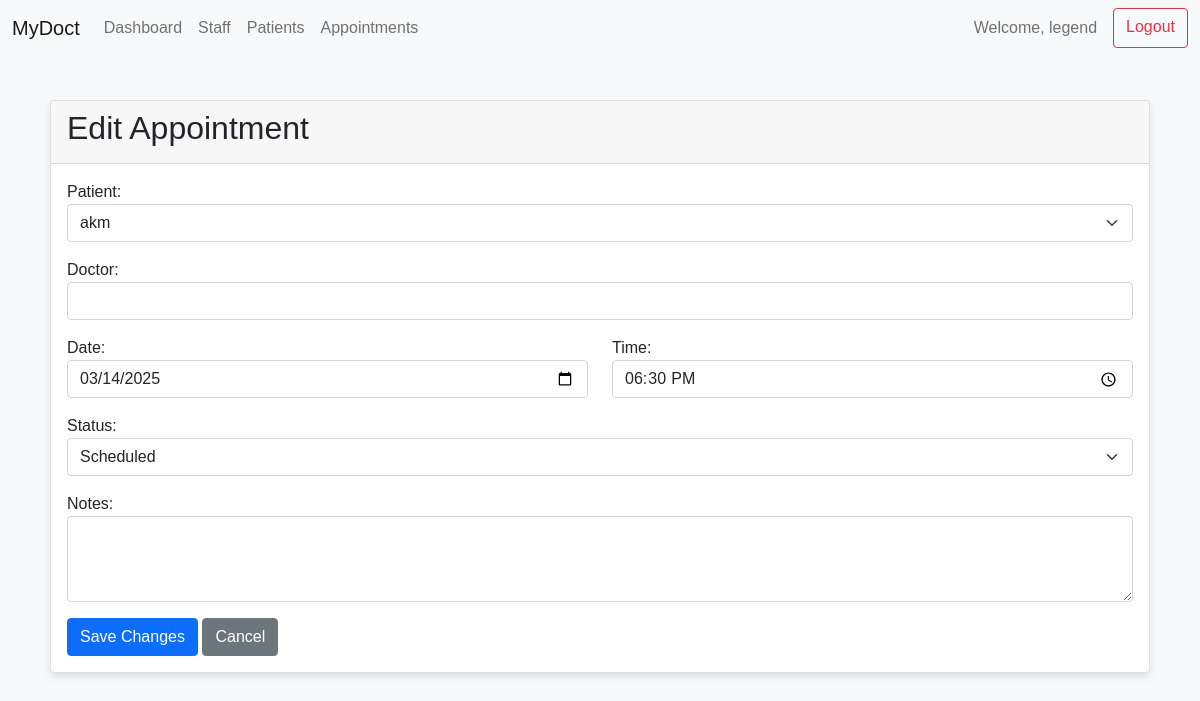
The app's page /appointments/edit/10/ (signed in) with its own data.
### app/models.py (models this page shows, shortened)
class Doctor(AbstractUser, PermissionsMixin):
    username = models.CharField(max_length=150, unique=True, default='')
    name = models.CharField(max_length=100)
    email = models.EmailField(unique=True)
    specialization = models.CharField(max_length=100)
    specification = models.TextField(blank=True, help_text="Additional details about the staff member")
    is_active = models.BooleanField(default=True)
    is_staff = models.BooleanField(default=False)
    is_superuser = models.BooleanField(default=False)
    USERNAME_FIELD = 'username'
    REQUIRED_FIELDS = ['name', 'email']
    objects = DoctorManager()

class Appointment(models.Model):
    doctor = models.ForeignKey(Doctor, on_delete=models.CASCADE)
    patient = models.ForeignKey(Patient, on_delete=models.CASCADE)
    date = models.DateField()
    time = models.TimeField()
    STATUS_CHOICES = [
        ('S', 'Scheduled'),
        ('C', 'Completed'),
        ('M', 'Missed'),
    ]
    status = models.CharField(max_length=1, choices=STATUS_CHOICES, default='S')
    notes = models.TextField(blank=True)

### app/views.py (the view)
# urls.py: path('appointments/edit/<int:appointment_id>/', views.edit_appointment, name='edit_appointment'),
@login_required
def edit_appointment(request, appointment_id):
    if request.user.is_superuser:
        appointment = get_object_or_404(Appointment, id=appointment_id)
    else:
        appointment = get_object_or_404(Appointment, id=appointment_id, doctor=request.user)
    if request.method == 'POST':
        form = AppointmentForm(request.POST, instance=appointment)
        if form.is_valid():
            form.save()
            return redirect('manage_appointments')
    else:
        form = AppointmentForm(instance=appointment)
    doctors = Doctor.objects.filter(is_staff=False, specialization__isnull=False)  # Filter to show only doctors
    return render(request, 'edit_appointment.html', {
        'doctors': doctors,  # Pass the list of doctors to the template
        'form': form,
        'appointment': appointment
    })

### app/forms.py
class AppointmentForm(forms.ModelForm):
    class Meta:
        model = Appointment
        fields = ['doctor', 'patient', 'date', 'time', 'status', 'notes']
        widgets = {
            'doctor': forms.Select(attrs={'class': 'form-select'}),
            'patient': forms.Select(attrs={'class': 'form-select'}),
            'date': forms.DateInput(attrs={'class': 'form-control', 'type': 'date'}),
            'time': forms.TimeInput(attrs={'class': 'form-control', 'type': 'time'}),
            'status': forms.Select(attrs={'class': 'form-select'}),
            'notes': forms.Textarea(attrs={'class': 'form-control', 'rows': 3}),
        }

### app/models.py (called while the page is built)
    def __str__(self):
        return self.name

### templates/edit_appointment.html (shortened to what this page needs)
{% extends 'base.html' %}
{% block content %}
<div class="card">
    <div class="card-header">
        <h2>Edit Appointment</h2>
    </div>
    <div class="card-body">
        <form method="post">
            <div class="mb-3">
                {{ form.patient.label_tag }}
                {{ form.patient }}
            </div>
            <div class="mb-3">
                {{ form.doctor.label_tag }}
                <select name="doctor" class="form-control">
                </select>
            </div>
            <div class="row mb-3">
                <div class="col">
                    {{ form.date.label_tag }}
                    {{ form.date }}
                </div>
                <div class="col">
                    {{ form.time.label_tag }}
                    {{ form.time }}
                </div>
            </div>
            <div class="mb-3">
                {{ form.status.label_tag }}
                {{ form.status }}
            </div>
            <div class="mb-3">
                {{ form.notes.label_tag }}
                {{ form.notes }}
            </div>
            <button type="submit" class="btn btn-primary">Save Changes</button>
            <a href="{% url 'manage_appointments' %}" class="btn btn-secondary">Cancel</a>
        </form>
    </div>
</div>
{% endblock %}

### templates/base.html (shortened to what this page needs)
<!DOCTYPE html>
<html lang="en">
<head>
    <link href="https://cdn.jsdelivr.net/npm/bootstrap@5.1.3/dist/css/bootstrap.min.css" rel="stylesheet">
    {% load static %}
    <link rel="stylesheet" href="{% static 'styles.css' %}">
</head>
<body>
    {% if user.is_authenticated %}
    <nav class="navbar navbar-expand-lg navbar-light bg-light">
        <div class="container-fluid">
            <a class="navbar-brand" href="{% url 'dashboard' %}">MyDoct</a>
            <div class="collapse navbar-collapse" id="navbarNav">
                <ul class="navbar-nav me-auto mb-2 mb-lg-0">
                    <li class="nav-item">
                        <a class="nav-link" href="{% url 'dashboard' %}">Dashboard</a>
                    </li>
                    {% if user.is_superuser %}
                    <li class="nav-item">
                        <a class="nav-link" href="{% url 'list_staff' %}">Staff</a>
                    </li>
                    {% endif %}
                    {% if user.is_staff %}
                    <li class="nav-item">
                        <a class="nav-link" href="{% url 'list_patients' %}">Patients</a>
                    </li>
                    {% endif %}
                    <li class="nav-item">
                        <a class="nav-link" href="{% url 'manage_appointments' %}">Appointments</a>
                    </li>
                </ul>
                <div class="d-flex">
                    <span class="navbar-text me-3">
                        Welcome, {{ user.name }}
                    </span>
                    <a href="{% url 'logout' %}" class="btn btn-outline-danger">Logout</a>
                </div>
            </div>
        </div>
    </nav>
    {% endif %}
    <div class="container mt-4">
        {% block content %}
        {% endblock %}
    </div>
</body>
</html>

### static/styles.css (style rules this page uses)
body { font-family: 'Arial', sans-serif; background-color: #f8f9fa; }
.navbar { margin-bottom: 20px; }
.container { padding: 20px; }
.card { box-shadow: 0 4px 8px rgba(0, 0, 0, 0.1); }

### records on screen
Doctor: name "legend"
Appointment: patient "akm", date "03/14/2025", time "18:30:00", status "Scheduled"
